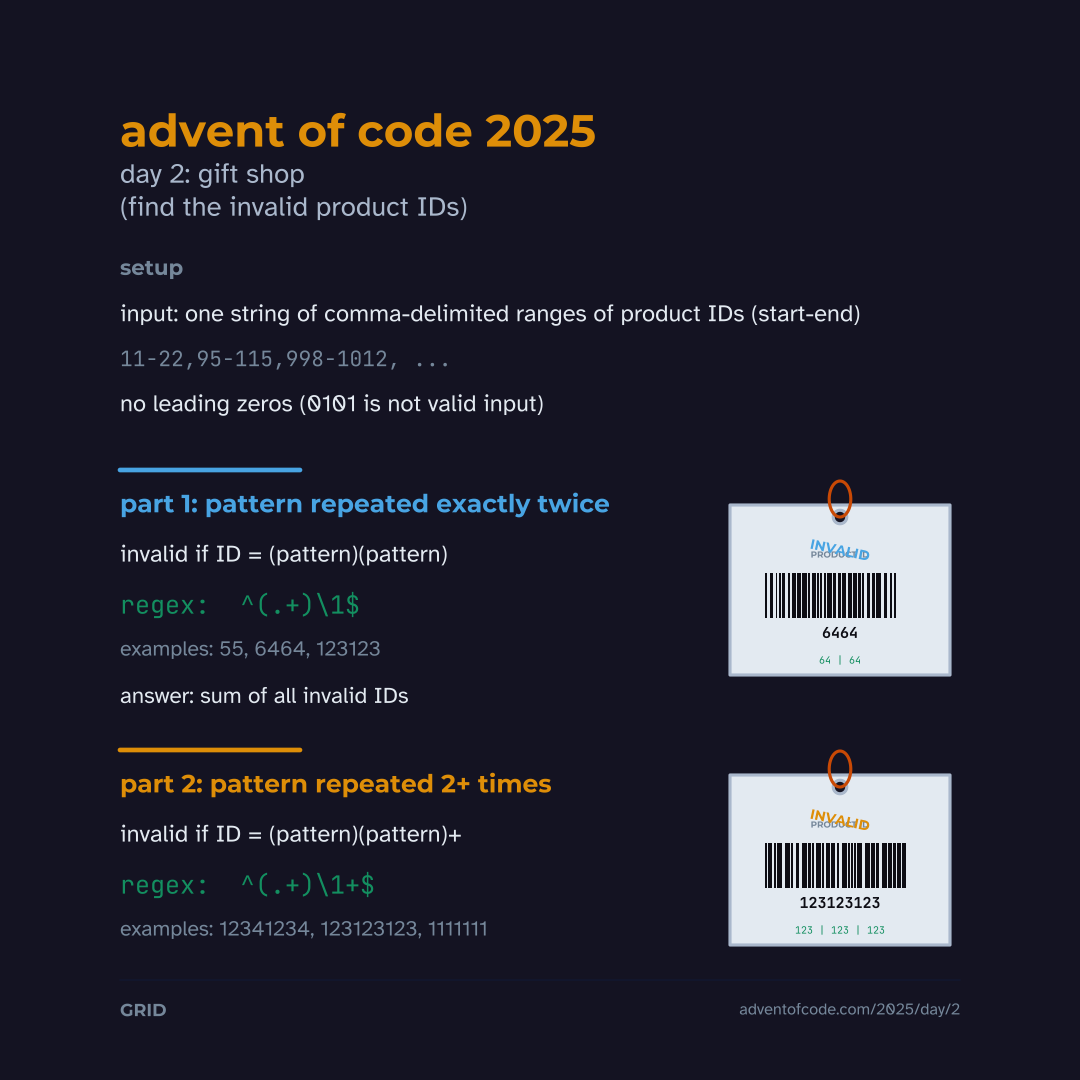

This figure's R source:
#!/usr/bin/env Rscript

# Advent of Code 2025 Day 2 graphic

library(showtext)
font_add_google("Montserrat", "montserrat")
font_add_google("Atkinson Hyperlegible", "atkinson")
font_add_google("JetBrains Mono", "jetbrains")
showtext_auto()

create_day2_graphic <- function(
    output_path = "2025/Day2/day02_graphic.png",
    aspect_ratio = "1:1"
) {
  
  # Gift shop palette
  colors <- list(
    bg_dark      = "#1a1a2e",
    shelf        = "#16213e",
    ice_blue     = "#56B4E9",
    gold         = "#E69F00",
    holly_green  = "#009E73",
    ribbon_red   = "#D55E00",
    silver       = "#b8c5d6",
    text_main    = "#e8eef4",
    text_dim     = "#8899aa",
    barcode      = "#0f0f1a"
  )
  
  # Dimensions
  dims <- switch(aspect_ratio,
                 "1:1"  = c(width = 1080, height = 1080),
                 "16:9" = c(width = 1920, height = 1080),
                 "4:5"  = c(width = 1080, height = 1350),
                 c(width = 1080, height = 1080)
  )
  
  png(output_path, width = dims["width"], height = dims["height"], 
      bg = colors$bg_dark, res = 150)
  
  par(mar = c(0, 0, 0, 0), bg = colors$bg_dark)
  plot.new()
  plot.window(xlim = c(0, 10), ylim = c(0, 10))
  
  # Helper function to draw a product tag
  draw_tag <- function(cx, cy, tag_w, tag_h, product_id, pattern_text, 
                       accent_color, seed_val) {
    
    # Tag background
    rect(cx - tag_w/2, cy - tag_h/2, 
         cx + tag_w/2, cy + tag_h/2,
         col = colors$text_main, border = colors$silver, lwd = 2)
    
    # Hole for string at top
    points(cx, cy + tag_h/2 - 0.12, pch = 19, col = colors$bg_dark, cex = 1.2)
    points(cx, cy + tag_h/2 - 0.12, pch = 1, col = colors$silver, cex = 1.2, lwd = 2)
    
    # String loop
    theta <- seq(pi/2, 5*pi/2, length.out = 50)
    string_r <- 0.18
    lines(cx + string_r * cos(theta) * 0.6, 
          cy + tag_h/2 - 0.12 + string_r * sin(theta) + 0.18,
          col = colors$ribbon_red, lwd = 2)
    
    # Barcode area
    barcode_y <- cy - 0.05
    barcode_h <- 0.45
    barcode_w <- 1.5
    
    # Generate barcode pattern
    set.seed(seed_val)
    n_bars <- 28
    bar_widths <- sample(c(0.02, 0.035, 0.05), n_bars, replace = TRUE, prob = c(0.5, 0.35, 0.15))
    gap_widths <- sample(c(0.012, 0.025), n_bars, replace = TRUE)
    
    x_pos <- cx - barcode_w/2
    for (i in 1:n_bars) {
      rect(x_pos, barcode_y - barcode_h/2,
           x_pos + bar_widths[i], barcode_y + barcode_h/2,
           col = colors$barcode, border = NA)
      x_pos <- x_pos + bar_widths[i] + gap_widths[i]
      if (x_pos > cx + barcode_w/2 - 0.03) break
    }
    
    # Product ID label
    text(cx, barcode_y + barcode_h/2 + 0.18, "PRODUCT ID",
         col = colors$text_dim, cex = 0.35, family = "montserrat", font = 2)
    
    # Product ID number
    text(cx, barcode_y - barcode_h/2 - 0.15, product_id,
         col = colors$barcode, cex = 0.6, family = "jetbrains", font = 2)
    
    # Invalid stamp (diagonal)
    text(cx, cy + 0.4, "INVALID",
         col = accent_color, cex = 0.55, family = "montserrat", font = 2, srt = -12)
    
    # Pattern breakdown at bottom
    text(cx, cy - tag_h/2 + 0.15, pattern_text,
         col = colors$holly_green, cex = 0.4, family = "jetbrains")
  }
  
  # PART 1 TAG (right side) - exactly twice
  draw_tag(cx = 8.0, cy = 4.5, 
           tag_w = 2.2, tag_h = 1.7,
           product_id = "6464", 
           pattern_text = "64 | 64",
           accent_color = colors$ice_blue,
           seed_val = 6464)
  
  # PART 2 TAG (right side) - at least twice
  draw_tag(cx = 8.0, cy = 1.8,
           tag_w = 2.2, tag_h = 1.7,
           product_id = "123123123",
           pattern_text = "123 | 123 | 123",
           accent_color = colors$gold,
           seed_val = 123)
  
  # HEADER
  
  text(0.8, 9.1, "advent of code 2025", 
       col = colors$gold, cex = 1.8, adj = 0, family = "montserrat", font = 2)
  text(0.8, 8.5, "day 2: gift shop\n(find the invalid product IDs)",
       col = colors$silver, cex = 1.1, adj = 0, family = "atkinson")
  
  # SETUP
  
  text(0.8, 7.7, "setup", 
       col = colors$text_dim, cex = 0.85, adj = 0, family = "montserrat", font = 2)
  
  text(0.8, 7.25,
       "input: one string of comma-delimited ranges of product IDs (start-end)",
       col = colors$text_main, cex = 0.95, adj = 0, family = "atkinson")
  
  text(0.8, 6.8,
       "11-22,95-115,998-1012,...",
       col = colors$text_dim, cex = 0.85, adj = 0, family = "jetbrains")
  
  text(0.8, 6.35,
       "no leading zeros (0101 is not valid input)",
       col = colors$text_main, cex = 0.95, adj = 0, family = "atkinson")
  
  # PART 1
  
  segments(0.8, 5.7, 2.6, 5.7, col = colors$ice_blue, lwd = 3)
  
  text(0.8, 5.35, "part 1: pattern repeated exactly twice",
       col = colors$ice_blue, cex = 1.0, adj = 0, family = "montserrat", font = 2)
  
  text(0.8, 4.85, "invalid if ID = (pattern)(pattern)",
       col = colors$text_main, cex = 0.95, adj = 0, family = "atkinson")
  
  # Regex explanation
  text(0.8, 4.35, "regex:  ^(.+)\\1$",
       col = colors$holly_green, cex = 1.0, adj = 0, family = "jetbrains")
  
  text(0.8, 3.9, "examples: 55, 6464, 123123",
       col = colors$text_dim, cex = 0.85, adj = 0, family = "atkinson")
  
  # Answer format
  text(0.8, 3.45, "answer: sum of all invalid IDs",
       col = colors$text_main, cex = 0.9, adj = 0, family = "atkinson")
  
  # PART 2
  
  segments(0.8, 2.9, 2.6, 2.9, col = colors$gold, lwd = 3)
  
  text(0.8, 2.55, "part 2: pattern repeated 2+ times",
       col = colors$gold, cex = 1.0, adj = 0, family = "montserrat", font = 2)
  
  text(0.8, 2.05, "invalid if ID = (pattern)(pattern)+",
       col = colors$text_main, cex = 0.95, adj = 0, family = "atkinson")
  
  # Regex explanation
  text(0.8, 1.55, "regex:  ^(.+)\\1+$",
       col = colors$holly_green, cex = 1.0, adj = 0, family = "jetbrains")
  
  text(0.8, 1.1, "examples: 12341234, 123123123, 1111111",
       col = colors$text_dim, cex = 0.85, adj = 0, family = "atkinson")
  
  # FOOTER
  
  segments(0.8, 0.6, 9.2, 0.6, col = colors$shelf, lwd = 1)
  
  text(0.8, 0.3, "GRID", 
       col = colors$text_dim, cex = 0.7, adj = 0, family = "montserrat", font = 2)
  
  text(9.2, 0.3, "adventofcode.com/2025/day/2",
       col = colors$text_dim, cex = 0.65, adj = 1, family = "atkinson")
  
  dev.off()
  message("Graphic saved to: ", output_path)
}


create_day2_graphic("2025/Day2/day02_graphic.png", aspect_ratio = "1:1")